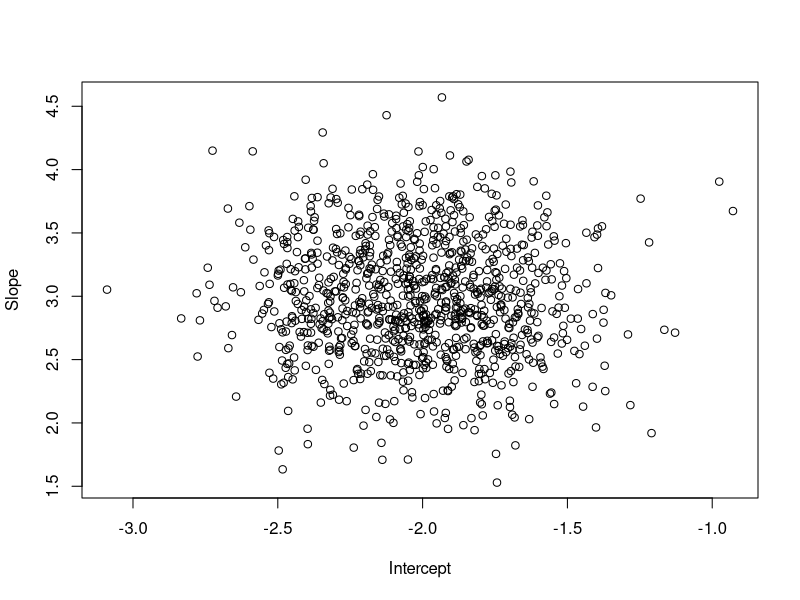
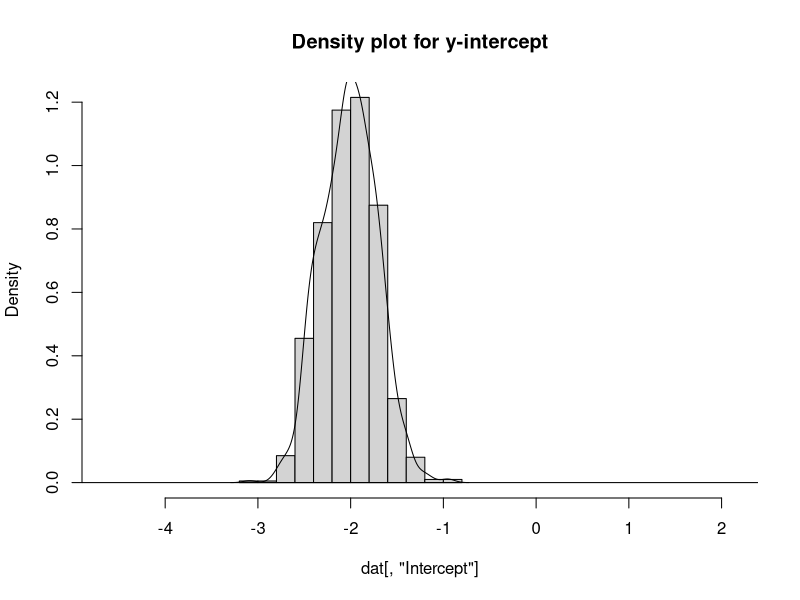
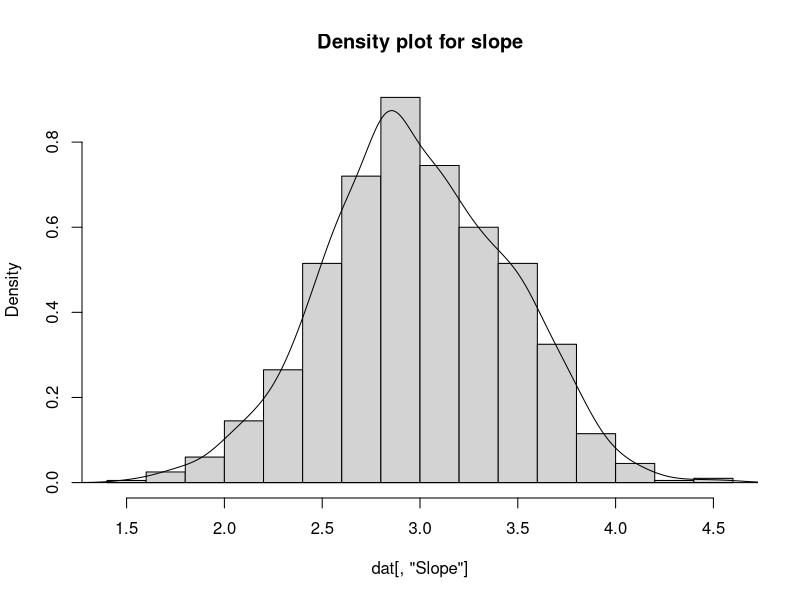
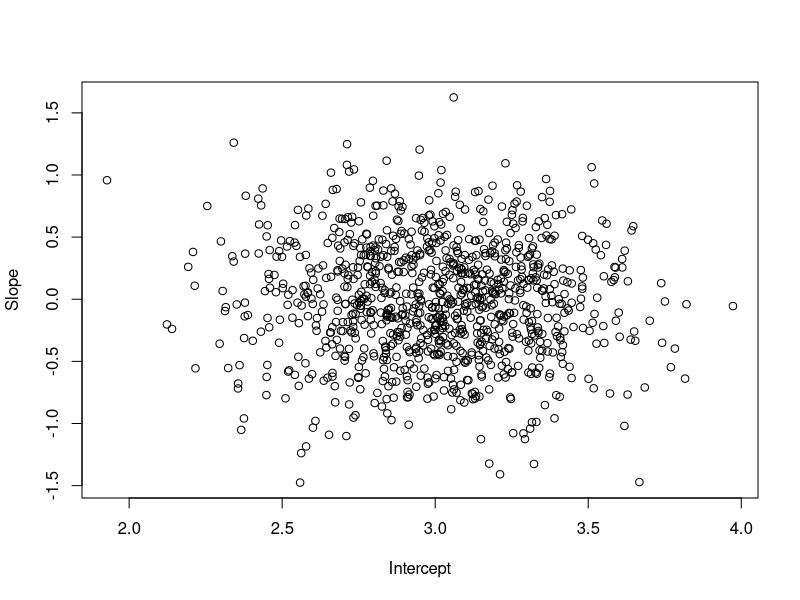
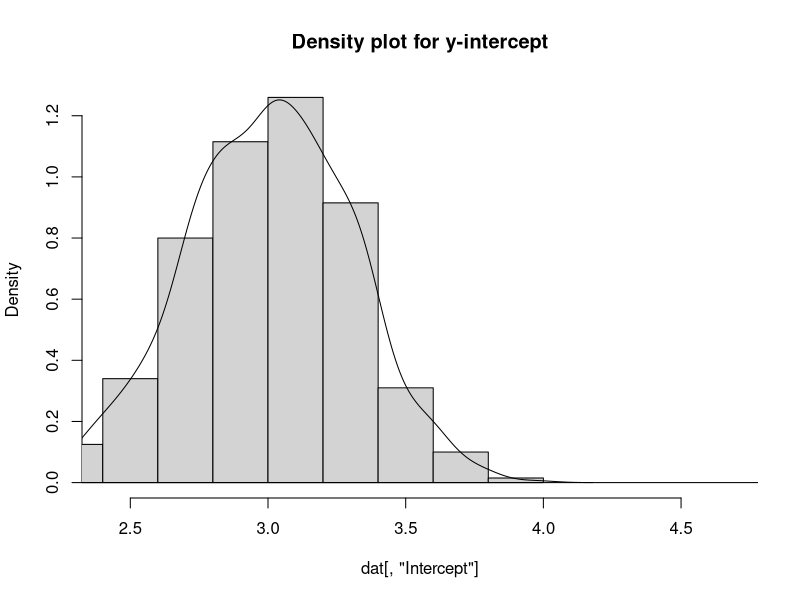
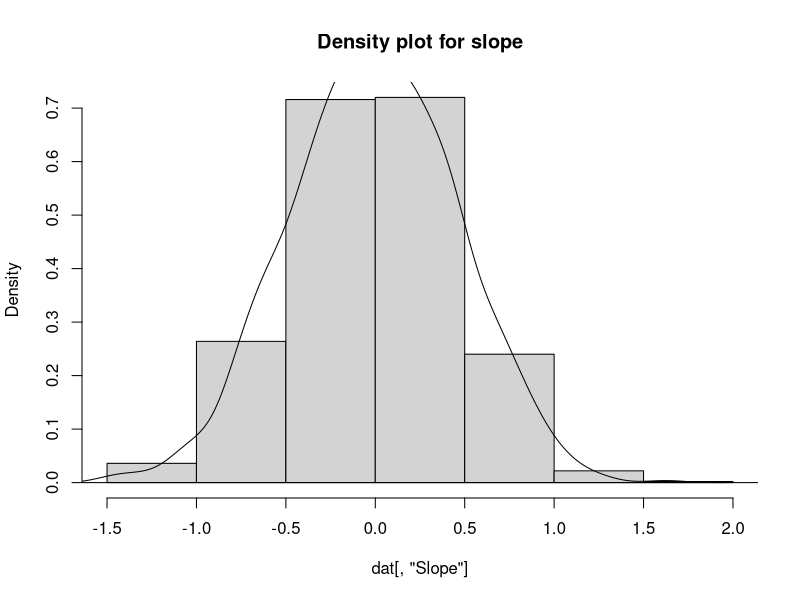
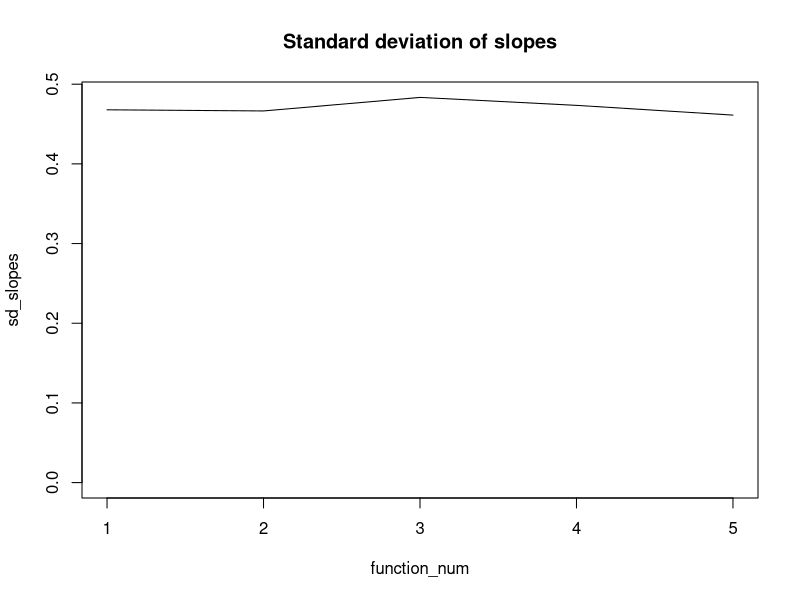
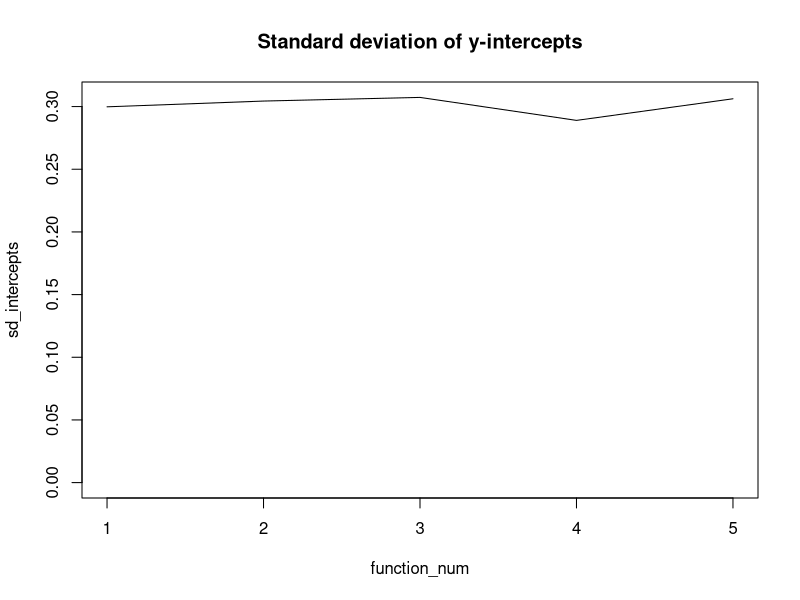

Here is the R script that generated these plots, in order:
## ---- chunk 1
knitr::opts_chunk$set(echo = TRUE)
library(tidyverse)

# Set up my table with provided data
mytab <- read_tsv("classA7.dat", col_names = FALSE)
mytab <- t(apply(mytab, c(1, 2), function(x) eval(parse(text = x))))
colnames(mytab) <- c("X", "Y")
rownames(mytab) <- NULL
## ---- chunk 2
f1 <- function(x) -2 + (3*x)
f2 <- function(x) 3
f3 <- function(x) (6*(x**2)) + (3*x) + 3
f4 <- function(x) (10*x) + 3
f5 <- function(x) (-4 * x) - 6

makeFakeData <- function(f) {
    f(mytab[,1]) + rnorm(n = length(mytab[,1]), mean = 0, sd = 1)
}
## ---- chunk 3
funclist <- list(f1, f2, f3, f4, f5)
means_slopes <- integer(length(funclist))
means_intercepts <- integer(length(funclist))
sd_slopes <- integer(length(funclist))
sd_intercepts <- integer(length(funclist))

#print.noquote(funclist[1])
func_ind <- 1
for (fn in funclist) {
  dat = matrix(nrow = 1000, ncol = 2)
  for ( k in 1:1000 ) {
    fakedat <- makeFakeData(fn)
    dat[k,] <- coef(lm( fakedat ~ mytab[,1] ))
  }

  colnames(dat) <- c("Intercept", "Slope")
  if (func_ind < 3) {
    plot(dat)
    densities <- density(dat[,"Intercept"])
    hist(dat[,"Intercept"], freq = FALSE,  main = "Density plot for y-intercept", xlim = c(min(fakedat), max(fakedat)))
    lines(densities)
    abline(a=0, b = 0)
    print.noquote(paste("Function number", func_ind))
    
    densities <- density(dat[,"Slope"])
    hist(dat[,"Slope"], freq = FALSE,  main = "Density plot for slope")
    lines(densities)
    abline(a=0, b = 0)
    print.noquote(paste("Function number", func_ind))
  }
  
  means_intercepts[func_ind] <- mean(dat[,"Intercept"])
  means_slopes[func_ind] <- mean(dat[,"Slope"])
  sd_intercepts[func_ind] <- sd(dat[,"Intercept"])
  sd_slopes[func_ind] <- sd(dat[,"Slope"])
  print.noquote(paste("Mean of the intercept:", means_intercepts[func_ind]))
  print.noquote(paste("Variance of the intercept:", means_slopes[func_ind]))
  print.noquote(paste("Mean of the slope:", sd_slopes[func_ind]))
  print.noquote(paste("Variance of the slope:", sd_intercepts[func_ind]))
  print.noquote("")
 
  
  func_ind <- func_ind + 1
}

## ---- chunk 4
function_num <- 1:length(sd_slopes)
plot(sd_slopes ~ function_num, type = 'l', ylim = c(0, max(sd_slopes)), main = "Standard deviation of slopes")
plot(sd_intercepts ~ function_num, type = 'l', ylim =  c(0, max(sd_intercepts)), main = "Standard deviation of y-intercepts")
plot(means_slopes ~ function_num, type = 'l', main = "Means of slopes")
plot(means_intercepts ~ function_num, type = 'l', main = "Means of y-intercepts")
## ---- chunk 5
covariance <- cov(dat[,"Slope"], dat[,"Intercept"])
print(paste("Covariance between slope and intercept", covariance))
## ---- chunk 6
realdat_coefs <- coef( lm( mytab[,2] ~ mytab[,1]) )

Vc0 <- round(mean(sd_intercepts)**2, 6)
Vc1<- round(mean(sd_slopes)**2, 6)
print.noquote(paste0("V(f(x)) = ", Vc0, " + ", Vc1, "x^2 + ", "0"))
## ---- chunk 7
bottom_int <- realdat_coefs[1] + (realdat_coefs[2] * mytab[,1]) + (1.65 * sqrt(Vc0 + Vc1 * (mytab[,1]**2) ))
top_int <- realdat_coefs[1] + (realdat_coefs[2] * mytab[,1]) - (1.65 * sqrt(Vc0 + Vc1 * (mytab[,1]**2) ))

plot( mytab[,1], bottom_int, type = 'l', col = "red")
abline(lm( mytab[,2] ~ mytab[,1]))
lines( mytab[,1], top_int, col = "red")
points(mytab[,1], mytab[,2])
